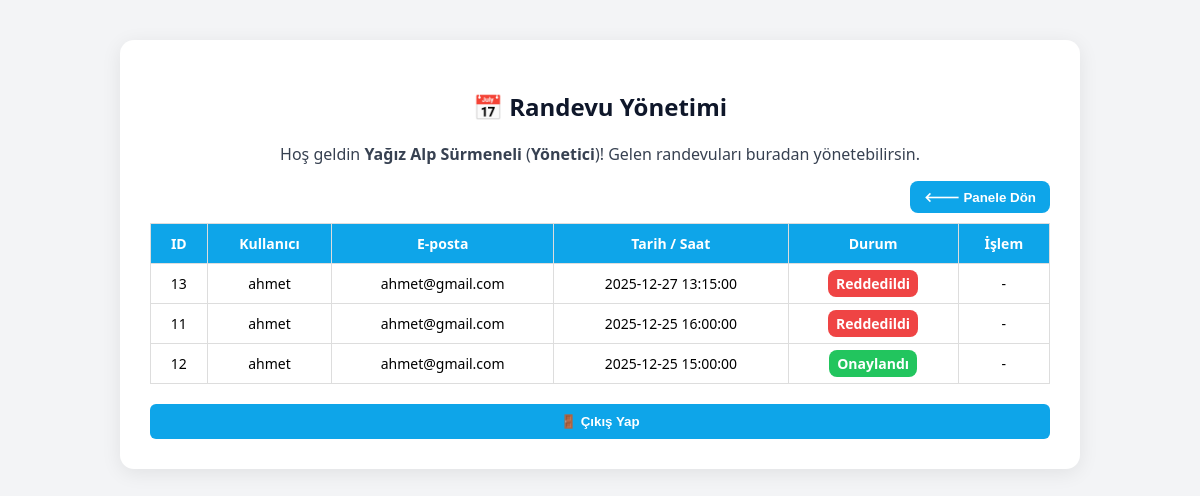
The page /appointments_admin.php (signed in) on the database its author committed.
### tables this page shows
CREATE TABLE `appointments` (
  `id` int(11) NOT NULL,
  `user_id` int(11) NOT NULL,
  `datetime` datetime NOT NULL,
  `status` enum('pending','approved','rejected') DEFAULT 'pending',
  `created_at` timestamp NOT NULL DEFAULT current_timestamp()
);

CREATE TABLE `users` (
  `id` int(11) NOT NULL,
  `name` varchar(100) NOT NULL,
  `email` varchar(100) NOT NULL,
  `password` varchar(255) NOT NULL,
  `role` enum('admin','manager','user') DEFAULT 'user',
  `created_at` timestamp NOT NULL DEFAULT current_timestamp()
);

### appointments_admin.php (the view, shortened to what this page needs)
<?php
$user = $_SESSION["user"];
function roleLabel($role) {
    if ($role === "admin") return "Yönetici";
    return "Misafir";
}
$db = new Database();
$conn = $db->conn;
$result = $conn->query("
    SELECT a.*, u.name AS user_name, u.email AS user_email
    FROM appointments a
    LEFT JOIN users u ON a.user_id = u.id
    ORDER BY a.datetime DESC
");
?>
<!DOCTYPE html>
<html lang="tr">
<head>
</head>
<body>
<div class="container">
  <h2>📅 Randevu Yönetimi</h2>
  <p style="text-align:center;color:#374151;">
    Hoş geldin <strong><?= htmlspecialchars($user["name"]) ?></strong>
    (<strong><?= roleLabel($user["role"]) ?></strong>)! Gelen randevuları buradan yönetebilirsin.
  </p>
  <button onclick="window.location='dashboard.php'" style="background:#0ea5e9;color:white;padding:8px 14px;border:none;border-radius:8px;cursor:pointer;float:right;margin-bottom:10px;">
  🡐 Panele Dön
  </button>
  <table>
    <tr>
      <th>ID</th>
      <th>Kullanıcı</th>
      <th>E-posta</th>
      <th>Tarih / Saat</th>
      <th>Durum</th>
      <th>İşlem</th>
    </tr>
    <?php while($r = $result->fetch_assoc()): ?>
      <tr>
        <td><?= $r["id"] ?></td>
        <td><?= htmlspecialchars($r["user_name"]) ?></td>
        <td><?= htmlspecialchars($r["user_email"]) ?></td>
        <td><?= htmlspecialchars($r["datetime"]) ?></td>
        <td>
          <span class="status <?= $r["status"] ?>">
            <?= $r["status"] === "approved" ? "Onaylandı" : ($r["status"] === "rejected" ? "Reddedildi" : "Bekliyor") ?>
          </span>
        </td>
        <td>
          <?php if ($r["status"] === "pending"): ?>
            <button class="approve" onclick="window.location='?approve=<?= $r['id'] ?>'">Onayla</button>
            <button class="reject" onclick="window.location='?reject=<?= $r['id'] ?>'">Reddet</button>
          <?php else: ?>
            -
          <?php endif; ?>
        </td>
      </tr>
    <?php endwhile; ?>
  </table>
  <button class="logout" onclick="window.location='logout.php'">🚪 Çıkış Yap</button>
</div>
</body>
</html>

### appointments_admin.php (style rules this page uses)
body { font-family: 'Segoe UI', sans-serif; background: #f3f4f6; margin: 0; padding: 40px; }
.container { background: white; border-radius: 14px; box-shadow: 0 4px 20px rgba(0,0,0,0.08); padding: 30px; max-width: 900px; margin: auto; }
h2 { color: #0f172a; text-align: center; margin-bottom: 20px; }
table { width: 100%; border-collapse: collapse; margin-top: 20px; }
th, td { border: 1px solid #ddd; padding: 10px; text-align: center; font-size: 14px; }
th { background: #0ea5e9; color: white; }
.status { font-weight: bold; border-radius: 8px; padding: 4px 8px; }
.status.approved { background: #22c55e; color: white; }
.status.rejected { background: #ef4444; color: white; }
button { border: none; padding: 6px 10px; border-radius: 6px; font-weight: 600; cursor: pointer; }
.logout { margin-top: 20px; background: #0ea5e9; color: white; padding: 10px 16px; border-radius: 6px; border: none; cursor: pointer; font-weight: 600; width: 100%; }

### rows shown on the page
appointments: id "13", user.name "ahmet", user.email "ahmet@gmail.com", datetime "2025-12-27 13:15:00", status "Reddedildi"
appointments: id "11", user.name "ahmet", user.email "ahmet@gmail.com", datetime "2025-12-25 16:00:00", status "Reddedildi"
appointments: id "12", user.name "ahmet", user.email "ahmet@gmail.com", datetime "2025-12-25 15:00:00", status "Onaylandı"

### other values the page prints
$user["name"] "Yağız Alp Sürmeneli"
roleLabel($user["role"]) "Yönetici"
